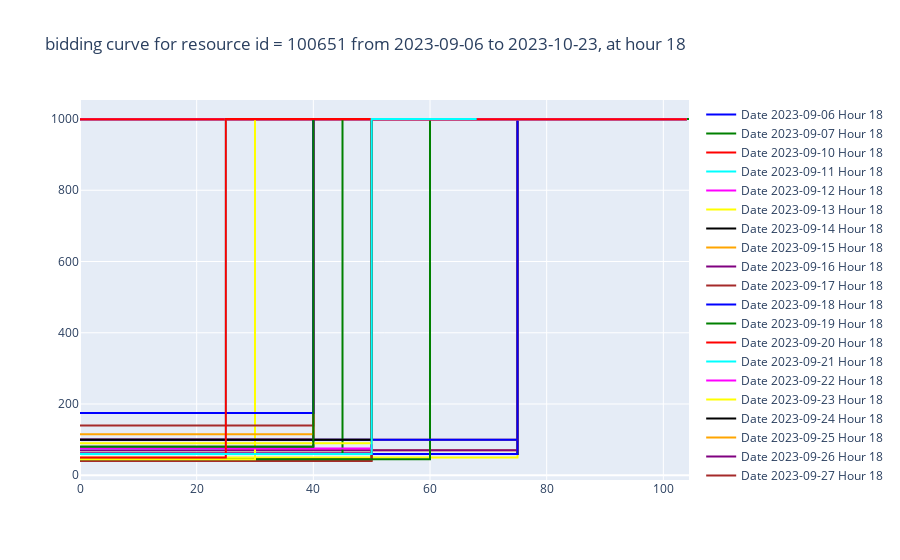

Notebook code for this chart:
### Code cell
print(f"For resource_id {RESOURCEBID_SEQ} at hour {HOUR}:")
printStats(df_valid, type=False, topFewRow=False)

from draw_bid_curve import draw_bid_curves_for_multiple_days_2d
draw_bid_curves_for_multiple_days_2d(df_valid, HOUR)

### Figure 1 — Plotly figure (JSON) as saved in the notebook; plotly's stock layout.template omitted (floating-point values rounded to 4 significant figures)
{"data": [{"line": {"color": "blue"}, "mode": "lines", "name": "Date 2023-09-06 Hour 18", "type": "scatter", "x": [0, 1, 1, 104, 104], "y": [999.0, 999.0, 999, 999, 999]}, {"line": {"color": "green"}, "mode": "lines", "name": "Date 2023-09-07 Hour 18", "type": "scatter", "x": [0, 75, 75, 104.4, 104.4], "y": [60, 60, 1000, 1000, 1000]}, {"line": {"color": "red"}, "mode": "lines", "name": "Date 2023-09-10 Hour 18", "type": "scatter", "x": [0, 1, 1, 104, 104], "y": [999.0, 999.0, 999, 999, 999]}, {"line": {"color": "cyan"}, "mode": "lines", "name": "Date 2023-09-11 Hour 18", "type": "scatter", "x": [0, 1, 1, 104, 104], "y": [999.0, 999.0, 999, 999, 999]}, {"line": {"color": "magenta"}, "mode": "lines", "name": "Date 2023-09-12 Hour 18", "type": "scatter", "x": [0, 1, 1, 104, 104], "y": [999.0, 999.0, 999, 999, 999]}, {"line": {"color": "yellow"}, "mode": "lines", "name": "Date 2023-09-13 Hour 18", "type": "scatter", "x": [0, 75, 75, 104.4, 104.4], "y": [50, 50, 1000, 1000, 1000]}, {"line": {"color": "black"}, "mode": "lines", "name": "Date 2023-09-14 Hour 18", "type": "scatter", "x": [0, 75, 75, 104.4, 104.4], "y": [60, 60, 1000, 1000, 1000]}, {"line": {"color": "orange"}, "mode": "lines", "name": "Date 2023-09-15 Hour 18", "type": "scatter", "x": [0, 75, 75, 104.4, 104.4], "y": [70, 70, 1000, 1000, 1000]}, {"line": {"color": "purple"}, "mode": "lines", "name": "Date 2023-09-16 Hour 18", "type": "scatter", "x": [0, 75, 75, 104.4, 104.4], "y": [70, 70, 1000, 1000, 1000]}, {"line": {"color": "brown"}, "mode": "lines", "name": "Date 2023-09-17 Hour 18", "type": "scatter", "x": [0, 1, 1, 104, 104], "y": [999.0, 999.0, 999, 999, 999]}, {"line": {"color": "blue"}, "mode": "lines", "name": "Date 2023-09-18 Hour 18", "type": "scatter", "x": [0, 1, 1, 104, 104], "y": [999.0, 999.0, 999, 999, 999]}, {"line": {"color": "green"}, "mode": "lines", "name": "Date 2023-09-19 Hour 18", "type": "scatter", "x": [0, 50, 50, 104.4, 104.4], "y": [45, 45, 1000, 1000, 1000]}, {"line": {"color": "red"}, "mode": "lines", "name": "Date 2023-09-20 Hour 18", "type": "scatter", "x": [0, 1, 1, 104, 104], "y": [999.0, 999.0, 999, 999, 999]}, {"line": {"color": "cyan"}, "mode": "lines", "name": "Date 2023-09-21 Hour 18", "type": "scatter", "x": [0, 1, 1, 104, 104], "y": [999.0, 999.0, 999, 999, 999]}, {"line": {"color": "magenta"}, "mode": "lines", "name": "Date 2023-09-22 Hour 18", "type": "scatter", "x": [0, 1, 1, 104, 104], "y": [999.0, 999.0, 999, 999, 999]}, {"line": {"color": "yellow"}, "mode": "lines", "name": "Date 2023-09-23 Hour 18", "type": "scatter", "x": [0, 1, 1, 104, 104], "y": [999.0, 999.0, 999, 999, 999]}, {"line": {"color": "black"}, "mode": "lines", "name": "Date 2023-09-24 Hour 18", "type": "scatter", "x": [0, 50, 50, 104.4, 104.4], "y": [45, 45, 1000, 1000, 1000]}, {"line": {"color": "orange"}, "mode": "lines", "name": "Date 2023-09-25 Hour 18", "type": "scatter", "x": [0, 50, 50, 104.4, 104.4], "y": [45, 45, 1000, 1000, 1000]}, {"line": {"color": "purple"}, "mode": "lines", "name": "Date 2023-09-26 Hour 18", "type": "scatter", "x": [0, 50, 50, 104.4, 104.4], "y": [62, 62, 1000, 1000, 1000]}, {"line": {"color": "brown"}, "mode": "lines", "name": "Date 2023-09-27 Hour 18", "type": "scatter", "x": [0, 50, 50, 104.4, 104.4], "y": [40, 40, 1000, 1000, 1000]}, {"line": {"color": "blue"}, "mode": "lines", "name": "Date 2023-09-28 Hour 18", "type": "scatter", "x": [0, 75, 75, 104.4, 104.4], "y": [60, 60, 1000, 1000, 1000]}, {"line": {"color": "green"}, "mode": "lines", "name": "Date 2023-09-29 Hour 18", "type": "scatter", "x": [0, 60, 60, 104.4, 104.4], "y": [45, 45, 1000, 1000, 1000]}, {"line": {"color": "red"}, "mode": "lines", "name": "Date 2023-09-30 Hour 18", "type": "scatter", "x": [0, 1, 1, 104, 104], "y": [999.0, 999.0, 999, 999, 999]}, {"line": {"color": "cyan"}, "mode": "lines", "name": "Date 2023-10-01 Hour 18", "type": "scatter", "x": [0, 1, 1, 104, 104], "y": [999.0, 999.0, 999, 999, 999]}, {"line": {"color": "magenta"}, "mode": "lines", "name": "Date 2023-10-02 Hour 18", "type": "scatter", "x": [0, 1, 1, 104, 104], "y": [999.0, 999.0, 999, 999, 999]}, {"line": {"color": "yellow"}, "mode": "lines", "name": "Date 2023-10-03 Hour 18", "type": "scatter", "x": [0, 30, 30, 68, 68], "y": [45, 45, 1000, 1000, 1000]}, {"line": {"color": "black"}, "mode": "lines", "name": "Date 2023-10-04 Hour 18", "type": "scatter", "x": [0, 40, 40, 68, 68], "y": [80, 80, 1000, 1000, 1000]}, {"line": {"color": "orange"}, "mode": "lines", "name": "Date 2023-10-05 Hour 18", "type": "scatter", "x": [0, 40, 40, 68, 68], "y": [100, 100, 1000, 1000, 1000]}, {"line": {"color": "purple"}, "mode": "lines", "name": "Date 2023-10-06 Hour 18", "type": "scatter", "x": [0, 40, 40, 68, 68], "y": [100, 100, 1000, 1000, 1000]}, {"line": {"color": "brown"}, "mode": "lines", "name": "Date 2023-10-07 Hour 18", "type": "scatter", "x": [0, 75, 75], "y": [100, 100, 100]}, {"line": {"color": "blue"}, "mode": "lines", "name": "Date 2023-10-08 Hour 18", "type": "scatter", "x": [0, 75, 75], "y": [100, 100, 100]}, {"line": {"color": "green"}, "mode": "lines", "name": "Date 2023-10-11 Hour 18", "type": "scatter", "x": [0, 45, 45, 68, 68], "y": [60, 60, 1000, 1000, 1000]}, {"line": {"color": "red"}, "mode": "lines", "name": "Date 2023-10-12 Hour 18", "type": "scatter", "x": [0, 1, 1, 104, 104], "y": [999.0, 999.0, 999, 999, 999]}, {"line": {"color": "cyan"}, "mode": "lines", "name": "Date 2023-10-13 Hour 18", "type": "scatter", "x": [0, 25, 25, 68, 68], "y": [75, 75, 1000, 1000, 1000]}, {"line": {"color": "magenta"}, "mode": "lines", "name": "Date 2023-10-14 Hour 18", "type": "scatter", "x": [0, 50, 50, 68, 68], "y": [75, 75, 1000, 1000, 1000]}, {"line": {"color": "yellow"}, "mode": "lines", "name": "Date 2023-10-15 Hour 18", "type": "scatter", "x": [0, 50, 50, 68, 68], "y": [90, 90, 1000, 1000, 1000]}, {"line": {"color": "black"}, "mode": "lines", "name": "Date 2023-10-16 Hour 18", "type": "scatter", "x": [0, 50, 50, 68, 68], "y": [100, 100, 1000, 1000, 1000]}, {"line": {"color": "orange"}, "mode": "lines", "name": "Date 2023-10-17 Hour 18", "type": "scatter", "x": [0, 40, 40, 68, 68], "y": [115, 115, 1000, 1000, 1000]}, {"line": {"color": "purple"}, "mode": "lines", "name": "Date 2023-10-18 Hour 18", "type": "scatter", "x": [0, 40, 40, 68, 68], "y": [175, 175, 1000, 1000, 1000]}, {"line": {"color": "brown"}, "mode": "lines", "name": "Date 2023-10-19 Hour 18", "type": "scatter", "x": [0, 40, 40, 68, 68], "y": [140, 140, 1000, 1000, 1000]}, {"line": {"color": "blue"}, "mode": "lines", "name": "Date 2023-10-20 Hour 18", "type": "scatter", "x": [0, 40, 40, 68, 68], "y": [175, 175, 1000, 1000, 1000]}, {"line": {"color": "green"}, "mode": "lines", "name": "Date 2023-10-21 Hour 18", "type": "scatter", "x": [0, 40, 40, 68, 68], "y": [80, 80, 1000, 1000, 1000]}, {"line": {"color": "red"}, "mode": "lines", "name": "Date 2023-10-22 Hour 18", "type": "scatter", "x": [0, 25, 25, 68, 68], "y": [50, 50, 1000, 1000, 1000]}, {"line": {"color": "cyan"}, "mode": "lines", "name": "Date 2023-10-23 Hour 18", "type": "scatter", "x": [0, 50, 50, 68, 68], "y": [60, 60, 1000, 1000, 1000]}], "layout": {"scene": {"xaxis": {"title": {"text": "MW (Megawatts)"}}, "yaxis": {"title": {"text": "Price ($)"}}}, "title": {"text": "bidding curve for resource id = 100651 from 2023-09-06 to 2023-10-23, at hour 18"}}}
